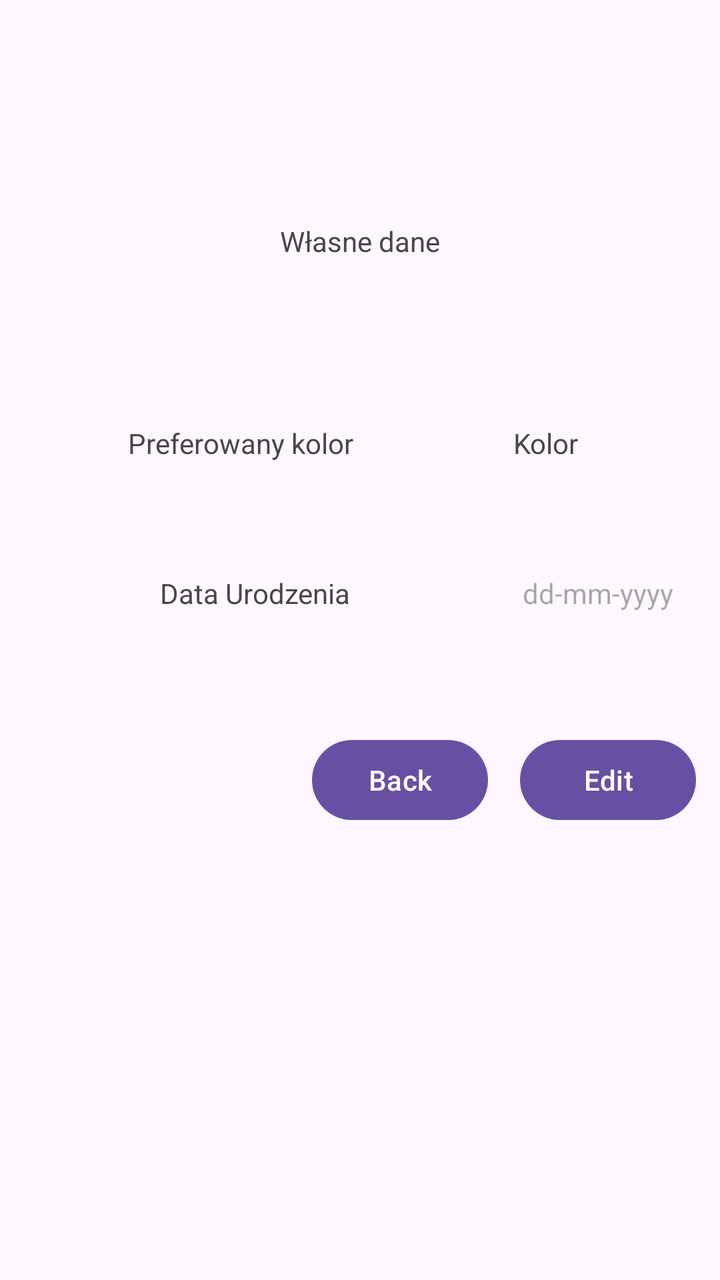
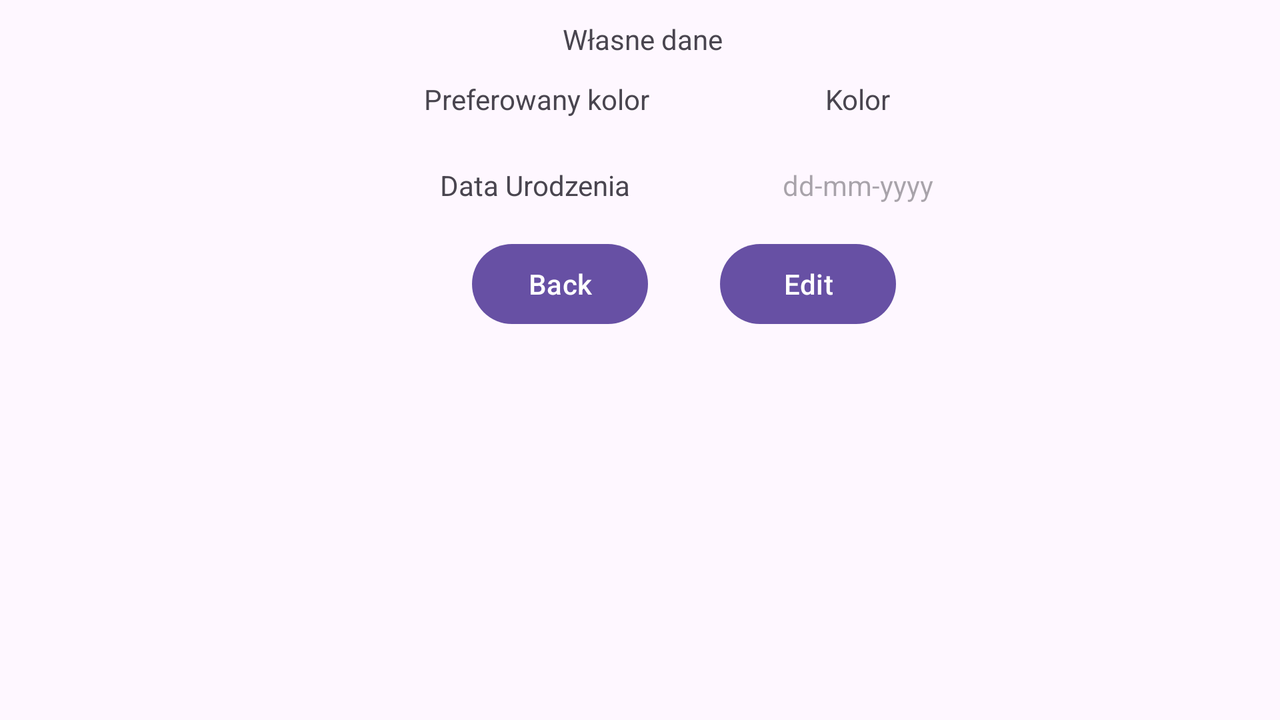

One screen, two layout resources from the same app: the default and the repository's alternative for another configuration. Each is rendered where Android would select it; the XML of both is given below.
<!-- AndroidManifest.xml: application theme Theme.Cw3_andro -->
<!-- res/layout/fragment_right.xml -->
<?xml version="1.0" encoding="utf-8"?>
<androidx.constraintlayout.widget.ConstraintLayout xmlns:android="http://schemas.android.com/apk/res/android"
    xmlns:app="http://schemas.android.com/apk/res-auto"
    xmlns:tools="http://schemas.android.com/tools"
    android:id="@+id/linearLayout2"
    android:layout_width="match_parent"
    android:layout_height="match_parent"
    android:gravity="center"
    tools:context=".FragmentRight">

    

    <TextView
        android:id="@+id/title1"
        android:layout_width="wrap_content"
        android:layout_height="wrap_content"
        android:layout_marginStart="162dp"
        android:layout_marginTop="111dp"
        android:layout_marginEnd="162dp"
        android:text="@string/pers_data"
        app:layout_constraintEnd_toEndOf="parent"
        app:layout_constraintStart_toStartOf="parent"
        app:layout_constraintTop_toTopOf="parent" />

    <Button
        android:id="@+id/back_button"
        android:layout_width="wrap_content"
        android:layout_height="wrap_content"
        android:layout_marginStart="156dp"
        android:layout_marginTop="60dp"
        android:text="@string/back_button"
        app:layout_constraintStart_toStartOf="parent"
        app:layout_constraintTop_toBottomOf="@+id/con_br_date" />

    <TextView
        android:id="@+id/con_br"
        android:layout_width="wrap_content"
        android:layout_height="wrap_content"
        android:layout_marginStart="80dp"
        android:layout_marginTop="56dp"
        android:text="@string/con_br"
        app:layout_constraintStart_toStartOf="parent"
        app:layout_constraintTop_toBottomOf="@+id/con_pref1" />

    <TextView
        android:id="@+id/con_br_date"
        android:layout_width="wrap_content"
        android:layout_height="wrap_content"
        android:layout_marginStart="86dp"
        android:layout_marginTop="56dp"
        android:hint="@string/con_br_date"
        app:layout_constraintStart_toEndOf="@+id/con_br"
        app:layout_constraintTop_toBottomOf="@+id/con_color1" />

    <TextView
        android:id="@+id/con_pref1"
        android:layout_width="wrap_content"
        android:layout_height="wrap_content"
        android:layout_marginStart="64dp"
        android:layout_marginTop="212dp"
        android:text="@string/pref_color"
        app:layout_constraintStart_toStartOf="parent"
        app:layout_constraintTop_toTopOf="parent" />

    <TextView
        android:id="@+id/con_color1"
        android:layout_width="wrap_content"
        android:layout_height="wrap_content"
        android:layout_marginStart="80dp"
        android:layout_marginTop="212dp"
        android:text="@string/con_color"
        app:layout_constraintStart_toEndOf="@+id/con_pref1"
        app:layout_constraintTop_toTopOf="parent" />

    <Button
        android:id="@+id/editButton"
        android:layout_width="wrap_content"
        android:layout_height="wrap_content"
        android:layout_marginStart="16dp"
        android:layout_marginTop="60dp"
        android:text="@string/editButton"
        app:layout_constraintStart_toEndOf="@+id/back_button"
        app:layout_constraintTop_toBottomOf="@+id/con_br_date" />


</androidx.constraintlayout.widget.ConstraintLayout>
<!-- resources referenced by this layout -->
<resources>
  <string name="back_button">Back</string>
  <string name="con_br">Data Urodzenia</string>
  <string name="con_br_date">dd-mm-yyyy</string>
  <string name="con_color">Kolor</string>
  <string name="editButton">Edit</string>
  <string name="pers_data">Własne dane</string>
  <string name="pref_color">Preferowany kolor</string>
  <style name="Theme.Cw3_andro" parent="Base.Theme.Cw3_andro" />
  <style name="Base.Theme.Cw3_andro" parent="Theme.Material3.DayNight.NoActionBar">
          
          
      </style>
</resources>
<!-- res/layout-land/fragment_right.xml (the repository's variant of the layout above) -->
<!-- drawn on the phone turned sideways -->
<?xml version="1.0" encoding="utf-8"?>
<androidx.constraintlayout.widget.ConstraintLayout xmlns:android="http://schemas.android.com/apk/res/android"
    xmlns:app="http://schemas.android.com/apk/res-auto"
    xmlns:tools="http://schemas.android.com/tools"
    android:id="@+id/linearLayout2"
    android:layout_width="match_parent"
    android:layout_height="match_parent"
    android:gravity="center"
    tools:context=".FragmentRight">

    

    <Button
        android:id="@+id/back_button"
        android:layout_width="wrap_content"
        android:layout_height="wrap_content"
        android:layout_marginStart="236dp"
        android:layout_marginTop="16dp"
        android:text="@string/back_button"
        app:layout_constraintStart_toStartOf="parent"
        app:layout_constraintTop_toBottomOf="@+id/con_br_date" />

    <TextView
        android:id="@+id/con_color1"
        android:layout_width="wrap_content"
        android:layout_height="wrap_content"
        android:layout_marginStart="88dp"
        android:layout_marginTop="40dp"
        android:text="@string/con_color"
        app:layout_constraintStart_toEndOf="@+id/con_pref1"
        app:layout_constraintTop_toTopOf="parent" />

    <TextView
        android:id="@+id/title1"
        android:layout_width="wrap_content"
        android:layout_height="wrap_content"
        android:layout_marginStart="162dp"
        android:layout_marginTop="10dp"
        android:layout_marginEnd="162dp"
        android:text="@string/pers_data"
        app:layout_constraintEnd_toEndOf="parent"
        app:layout_constraintHorizontal_bias="0.506"
        app:layout_constraintStart_toStartOf="parent"
        app:layout_constraintTop_toTopOf="parent" />

    <TextView
        android:id="@+id/con_br_date"
        android:layout_width="wrap_content"
        android:layout_height="wrap_content"
        android:layout_marginStart="76dp"
        android:layout_marginTop="24dp"
        android:hint="@string/con_br_date"
        app:layout_constraintStart_toEndOf="@+id/con_br"
        app:layout_constraintTop_toBottomOf="@+id/con_color1" />

    <TextView
        android:id="@+id/con_pref1"
        android:layout_width="wrap_content"
        android:layout_height="wrap_content"
        android:layout_marginStart="212dp"
        android:layout_marginTop="40dp"
        android:text="@string/pref_color"
        app:layout_constraintStart_toStartOf="parent"
        app:layout_constraintTop_toTopOf="parent" />

    <TextView
        android:id="@+id/con_br"
        android:layout_width="wrap_content"
        android:layout_height="wrap_content"
        android:layout_marginStart="220dp"
        android:layout_marginTop="24dp"
        android:text="@string/con_br"
        app:layout_constraintStart_toStartOf="parent"
        app:layout_constraintTop_toBottomOf="@+id/con_pref1" />

    <Button
        android:id="@+id/editButton"
        android:layout_width="wrap_content"
        android:layout_height="wrap_content"
        android:layout_marginStart="36dp"
        android:layout_marginTop="16dp"
        android:text="@string/editButton"
        app:layout_constraintStart_toEndOf="@+id/back_button"
        app:layout_constraintTop_toBottomOf="@+id/con_br_date" />


</androidx.constraintlayout.widget.ConstraintLayout>
